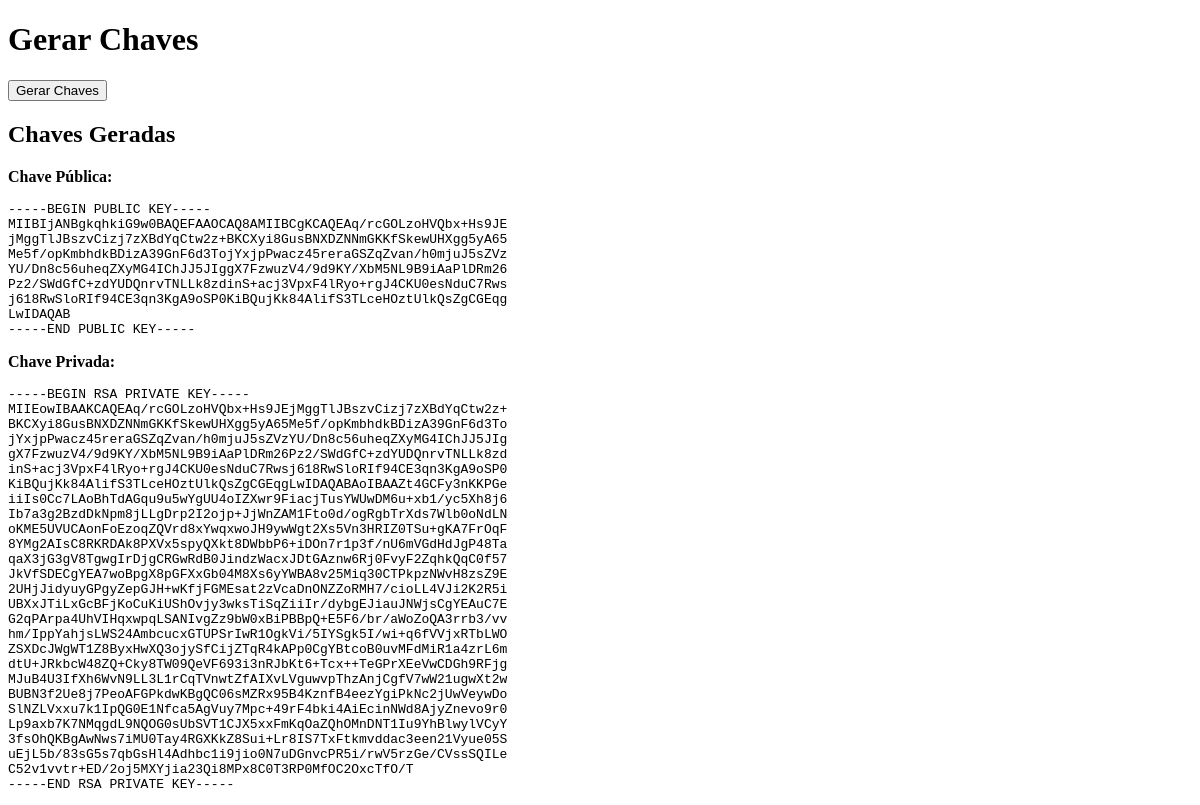
The app's page /gerar_chave/ (signed in), older data.
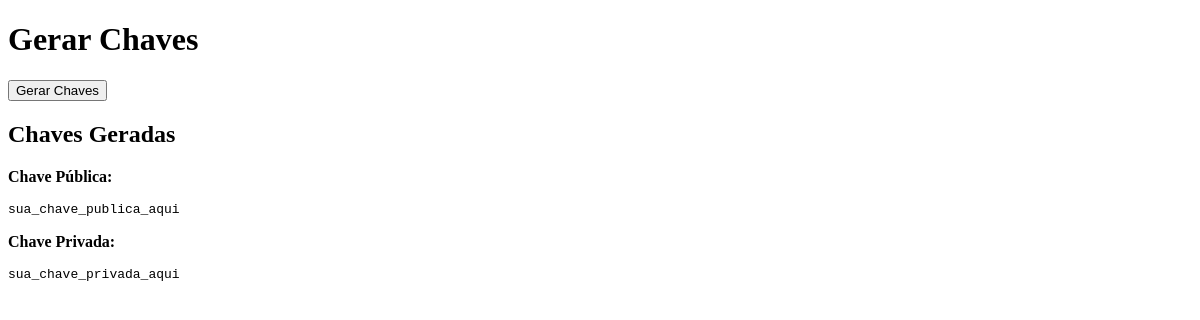
The same page, newer data.
### funchash/models.py (models this page shows)
class Chaves(models.Model):
    chave_publica = models.TextField()
    chave_privada = models.TextField()
    user = models.OneToOneField(
        User,
        on_delete=models.CASCADE,
        null=False,
        blank=False,
    )

### funchash/views.py (the view)
# urls.py: path('gerar_chave/', gerar_chaves, name="gerar_chaves"),
@login_required
def gerar_chaves(request):
    user = request.user
    chave_obj, created = Chaves.objects.get_or_create(user=user)
    if not chave_obj.chave_publica or not chave_obj.chave_privada:
        chaves = gera_chaves()
        chave_obj.chave_publica = chaves['chave_publica']
        chave_obj.chave_privada = chaves['chave_privada']
        chave_obj.save()
    return render(
        request,
        template_name='hash/gerar_chaves.html',
        context={'chaves': chave_obj},
    )

### funchash/templates/hash/gerar_chaves.html (shortened to what this page needs)
<!DOCTYPE html>
<html lang="en">
<head>
</head>
<body>
    <h1>Gerar Chaves</h1>
    <form method="post">
        <button type="submit">Gerar Chaves</button>
    </form>
    {% if chaves %}
        <h2>Chaves Geradas</h2>
        <p><strong>Chave Pública:</strong></p>
        <pre>{{ chaves.chave_publica }}</pre>
        <p><strong>Chave Privada:</strong></p>
        <pre>{{ chaves.chave_privada }}</pre>
    {% endif %}
</body>
</html>

Row changes from the older to the newer data that the page shows:
removed Chaves: chave_publica "-----BEGIN PUBLIC KEY----- MIIBIjANBgkqhkiG9w0BAQEFAAOCAQ8AMIIBCgKCAQEAq/rcGOLzoHVQbx+Hs9JE jMggTlJBszvCizj7zXBdYqCtw2z+BKCXyi8GusBNXDZNNmGKKfSkewUHXgg5yA65 Me5f/opKmbhdkBDizA39GnF6d3TojYxjpPwacz45reraGSZqZvan/h0mjuJ5sZVz YU/Dn8c56uheqZXyMG4IChJJ5JIggX7FzwuzV4/9d9KY/XbM5NL9B9iAaPlDRm26 Pz2/SWdGfC+zdYUDQnrvTNLLk8zdinS+acj3VpxF4lRyo+rgJ4CKU0esNduC7Rws j618RwSloRIf94CE3qn3KgA9oSP0KiBQujKk84AlifS3TLceHOztUlkQsZgCGEqg LwIDAQAB -----END PUBLIC KEY-----", chave_privada "-----BEGIN RSA PRIVATE KEY----- MIIEowIBAAKCAQEAq/rcGOLzoHVQbx+Hs9JEjMggTlJBszvCizj7zXBdYqCtw2z+ BKCXyi8GusBNXDZNNmGKKfSkewUHXgg5yA65Me5f/opKmbhdkBDizA39GnF6d3To jYxjpPwacz45reraGSZqZvan/h0mjuJ5sZVzYU/Dn8c56uheqZXyMG4IChJJ5JIg gX7FzwuzV4/9d9KY/XbM5NL9B9iAaPlDRm26Pz2/SWdGfC+zdYUDQnrvTNLLk8zd inS+acj3VpxF4lRyo+rgJ4CKU0esNduC7Rwsj618RwSloRIf94CE3qn3KgA9oSP0 KiBQujKk84AlifS3TLceHOztUlkQsZgCGEqgLwIDAQABAoIBAAZt4GCFy3nKKPGe iiIs0Cc7LAoBhTdAGqu9u5wYgUU4oIZXwr9FiacjTusYWUwDM6u+xb1/yc5Xh8j6 Ib7a3g2BzdDkNpm8jLLgDrp2I2ojp+JjWnZAM1Fto0d/ogRgbTrXds7Wlb0oNdLN oKME5UVUCAonFoEzoqZQVrd8xYwqxwoJH9ywWgt2Xs5Vn3HRIZ0TSu+gKA7FrOqF 8YMg2AIsC8RKRDAk8PXVx5spyQXkt8DWbbP6+iDOn7r1p3f/nU6mVGdHdJgP48Ta…"
added Chaves: chave_publica "sua_chave_publica_aqui", chave_privada "sua_chave_privada_aqui"
